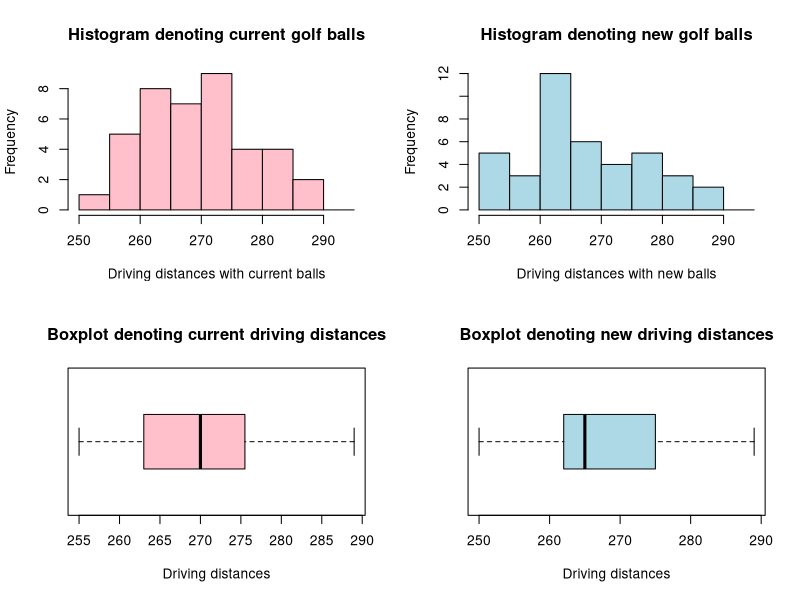

Here is the R script that generated this plot:
#--------------Exploratory Analysis------------------------

#Setting up working directory
setwd("C:/Users/mchoudhu/Documents/********")
getwd()

#Importing and calling libraries
install.packages("readxl")
library("readxl")

#Importing required Golf dataset
golf = read_excel("Golf.xls")
attach(golf)

#Understanding the dataset using the following commands
head(golf)
dim(golf)
names(golf)
str(golf)
summary(golf)

#Univariate analysis
cat("SD for variable Current:",sd(Current),"; SD for variable New:",sd(New))
cat("Variance for variable Current:",var(Current),"; Variance for variable New:",var(New))
cat("SD for difference between New and Current: ",sd(New-Current))
cat("Variance for difference between New and Current: ",var(New-Current))

#Data Visualization using Histograms and Boxplots
par(mfrow=c(2,2),pty="m")
hist(Current,breaks= c(250, 255, 260, 265, 270, 275, 280, 285, 290, 295), 
     freq=TRUE,include.lowest=TRUE, 
     col="pink", 
     main="Histogram denoting current golf balls", 
     xlab="Driving distances with current balls", 
     ylab="Frequency")
hist(New,breaks= c(250, 255, 260, 265, 270, 275, 280, 285, 290, 295), 
     freq=TRUE,include.lowest=TRUE, 
     col="light blue", 
     main="Histogram denoting new golf balls", 
     xlab="Driving distances with new balls", 
     ylab="Frequency")

boxplot(Current,col= "pink", border= "black", 
        main="Boxplot denoting current driving distances", 
        xlab="Driving distances",
        horizontal = TRUE)
boxplot(New,col= "light blue", border= "black", 
        main="Boxplot denoting new driving distances", 
        xlab="Driving distances",
        horizontal = TRUE)

#Checking for missing values and outliers in the dataset
cat("Number of missing values =", sum(is.na(golf)))
cat("Outliers in Current:",boxplot(Current,plot=FALSE)$Out,"; Outliers in New:",boxplot(New,plot=FALSE)$Out)

#T-test
print("TWO TAILED INDEPENDENT TWO SAMPLE T TEST FOR MEANS")
t.test(Current, New, 
       paired = FALSE, 
       conf.level = 0.95, 
       alternative = "t")
print("TWO TAILED INDEPENDENT ONE SAMPLE T TEST FOR CURRENT MEAN")
t.test(Current, 
       paired = FALSE, 
       conf.level = 0.95, 
       alternative = "t")
print("TWO TAILED INDEPENDENT ONE SAMPLE T TEST FOR NEW MEAN")
t.test(New, 
       paired = FALSE, 
       conf.level = 0.95, 
       alternative = "t")

#Determination of the Power of test

diffsd=sd(Current - New)
cat("SD for difference is ",diffsd)
d=mean(New) - mean(Current)
cat("Difference in mean is " ,d)

power.t.test(n = 40, delta = d, sd = diffsd, 
             type = "t", 
             alternative = "t", 
             sig.level = .05)

#assuming difference in means as 5
power.t.test(power = .95, delta = 5, sd = diffsd, 
             type = "t", 
             alternative = "t",
             sig.level = .05)


#-------------------------------THE END----------------------------------
